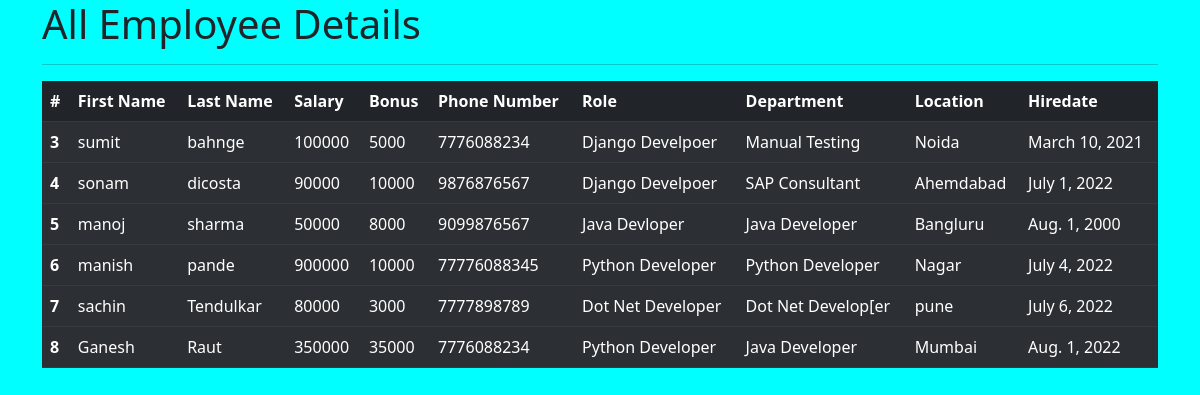
The page /view_all_emp on the database its author committed.
### emp_app/models.py (models this page shows, shortened)
class Employee(models.Model):
    first_name=models.CharField(max_length=100,null=False)
    Last_name=models.CharField(max_length=100)
    dept=models.ForeignKey(Department,on_delete=models.CASCADE)
    salary=models.IntegerField(default=0)
    bonus=models.IntegerField(default=0)
    role=models.ForeignKey(Role,on_delete=models.CASCADE)
    phone=models.IntegerField(default=0)
    hire_date=models.DateField()
    def __str__(self):
        return "%s %s %s " %(self.first_name,self.Last_name,self.phone)

class Role(models.Model):
    name=models.CharField(max_length=100)

class Department(models.Model):
    name=models.CharField(max_length=100,null=False)
    Location=models.CharField(max_length=100)

### emp_app/views.py (the view)
# urls.py: path('view_all_emp',views.all_emp,name="all_emp"),
def all_emp(request):
    emps=Employee.objects.all()
    context={
        'emps':emps
    }
    print(context)
    return render(request,'view_all_emp.html',context)

### emp_app/templates/view_all_emp.html (shortened to what this page needs)
<!DOCTYPE html>
<html lang="en">
<head>
    <link rel="stylesheet" href="https://cdn.jsdelivr.net/npm/bootstrap@5.2.0-beta1/dist/css/bootstrap.rtl.min.css">
</head>
<body  style="background-color:aqua">
    <div class="container">
      <marquee><h1 align= "left">All Employee Details</h1></marquee>
        <hr>
        <table class="table table-dark table-striped">
            <thead>
              <tr>
                <th scope="col">#</th>
                <th scope="col">First Name</th>
                <th scope="col">Last Name</th>
                <th scope="col">Salary</th>
                <th scope="col">Bonus</th>
                <th scope="col">Phone Number</th>
                <th scope="col">Role</th>
                <th scope="col">Department</th>
                <th scope="col">Location</th>
                <th scope="col">Hiredate</th>
              </tr>
            </thead>
                  {% for emp in emps %}
            <tbody>
              <tr>
                <th scope="row">{{emp.id}}</th>
                <td>{{emp.first_name}}</td>
                <td>{{emp.Last_name}}</td>
                <td>{{emp.salary}}</td>
                <td>{{emp.bonus}}</td>
                <td>{{emp.phone}}</td>
                <td>{{emp.role.name}}</td>
                <td>{{emp.dept.name}}</td>
                <td>{{emp.dept.Location}}</td>
                <td>{{emp.hire_date}}</td>
              </tr>
              {% endfor %}
            </tbody>
          </table>
      </div>
</body>
</html>

### rows shown on the page
Employee: id "3", first_name "sumit", Last_name "bahnge", salary "100000", bonus "5000", phone "7776088234", role.name "Django Develpoer", dept.name "Manual Testing", dept.Location "Noida", hire_date "March 10, 2021"
Employee: id "4", first_name "sonam", Last_name "dicosta", salary "90000", bonus "10000", phone "9876876567", role.name "Django Develpoer", dept.name "SAP Consultant", dept.Location "Ahemdabad", hire_date "July 1, 2022"
Employee: id "5", first_name "manoj", Last_name "sharma", salary "50000", bonus "8000", phone "9099876567", role.name "Java Devloper", dept.name "Java Developer", dept.Location "Bangluru", hire_date "Aug. 1, 2000"
Employee: id "6", first_name "manish", Last_name "pande", salary "900000", bonus "10000", phone "77776088345", role.name "Python Developer", dept.name "Python Developer", dept.Location "Nagar", hire_date "July 4, 2022"
Employee: id "7", first_name "sachin", Last_name "Tendulkar", salary "80000", bonus "3000", phone "7777898789", role.name "Dot Net Developer", dept.name "Dot Net Develop[er", dept.Location "pune", hire_date "July 6, 2022"
Employee: id "8", first_name "Ganesh", Last_name "Raut", salary "350000", bonus "35000", phone "7776088234", role.name "Python Developer", dept.name "Java Developer", dept.Location "Mumbai", hire_date "Aug. 1, 2022"
